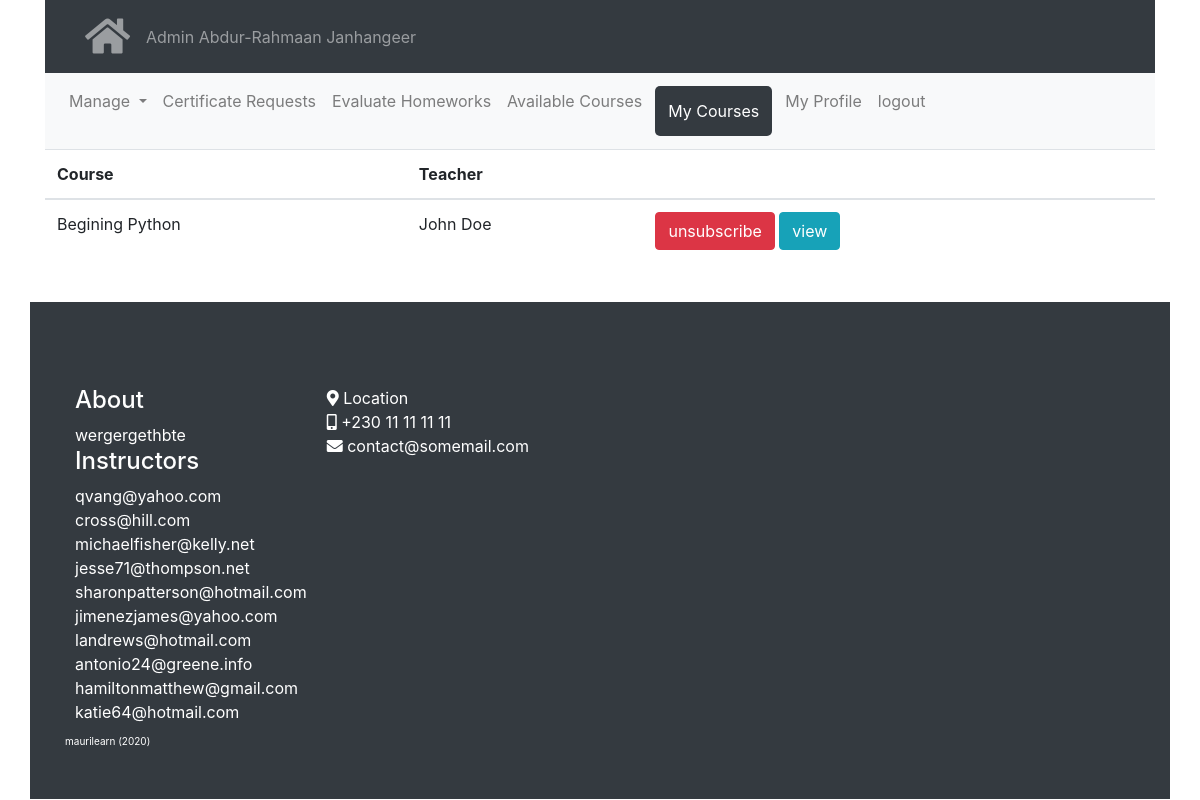
Before: /course/mycourses (signed in) with the older database file.
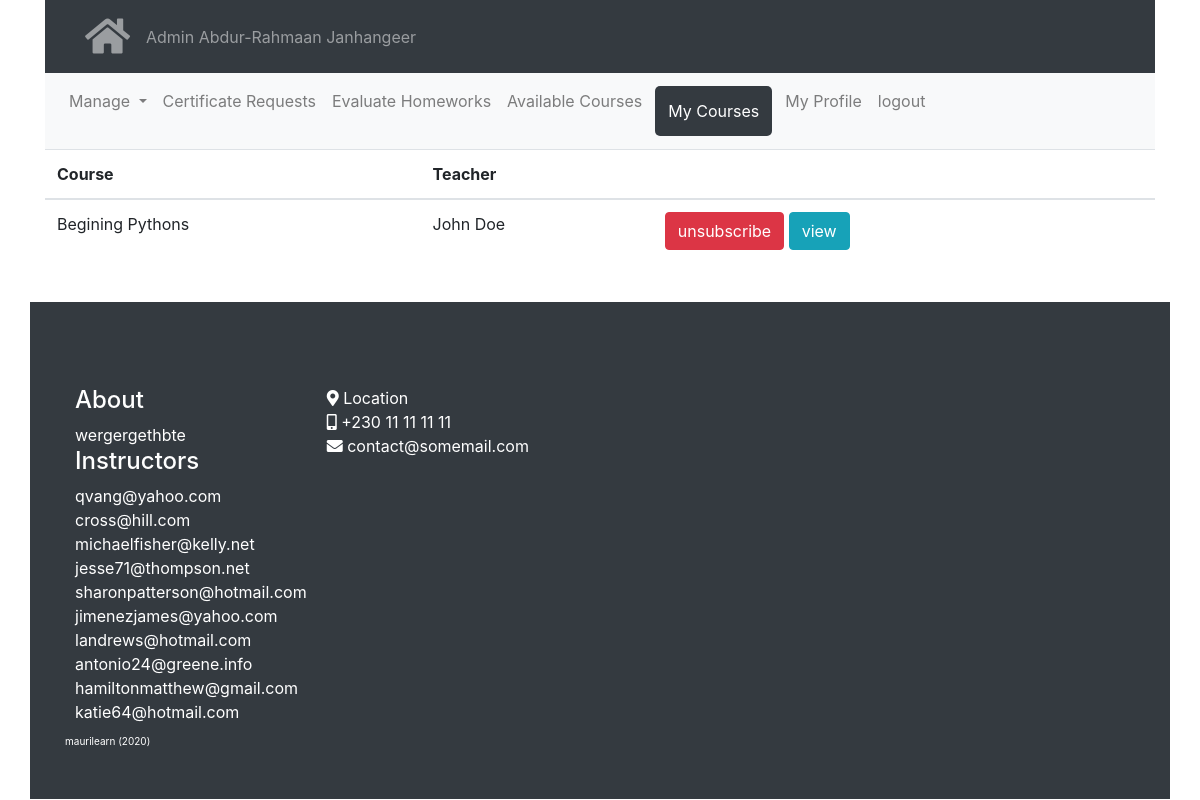
After: the same page with the newer database file.
### modules/course/models.py (models this page shows, shortened)
class Course(db.Model):
    __tablename__ = 'courses'
    id = db.Column(db.Integer, primary_key=True)
    name = db.Column(db.String(100))
    created_date = db.Column(db.DateTime, default=datetime.now())
    teacher_id = db.Column(db.Integer, db.ForeignKey('users.id'),
        nullable=False)
    sections = db.relationship('Section', backref='course', lazy=True,
        cascade="all, delete, delete-orphan")
    def delete(self):
        db.session.delete(self)
        db.session.commit()

### modules/course/view.py (the view)
@course_blueprint.route("/mycourses", methods=['GET', 'POST'])
@login_required
def mycourses():
    context = base_context()
    mycourses = current_user.courses
    context['mycourses'] = mycourses
    context['User'] = User
    return render_template('course/mycourses.html', **context)

### shopyoapi/enhance.py (called while the page is built)
def base_context():
    base_context = {
        'MESSAGE': '',
        'current_user': current_user,
        'User': User
    }
    return base_context.copy()

### modules/course/templates/course/mycourses.html (shortened to what this page needs)
{% extends "base/base.html" %}
{% block content %}
{%set active_page = 'my_courses'%}
{%include 'course/partials/nav.html'%}
<table class="table">
    <thead>
        <tr>
            <th>
                Course
            </th>
            <th>
                Teacher
            </th>
            <th>
            </th>
        </tr>
    </thead>
    <tbody>
        {%for course in mycourses%}
            {%set teacher = User.query.get(course.teacher_id)%}
            <tr>
                <td>
                {{course.name}}
                </td>
                <td>
                {{teacher.name}}
                </td>
                <td>
                    <a
                    class="btn btn-danger"
                    href="{{url_for('course.unsubscribe', course_id=course.id)}}">
                        unsubscribe
                    </a>
                    <a
                    class="btn btn-info"
                    href="{{url_for('course.view', course_id=course.id)}}">
                        view
                    </a>
                </td>
            </tr>
        {%endfor%}
    </tbody>
</table>
{% endblock %}

Changed rows visible on the page:
changed Course: name "Begining Python" → "Begining Pythons"
